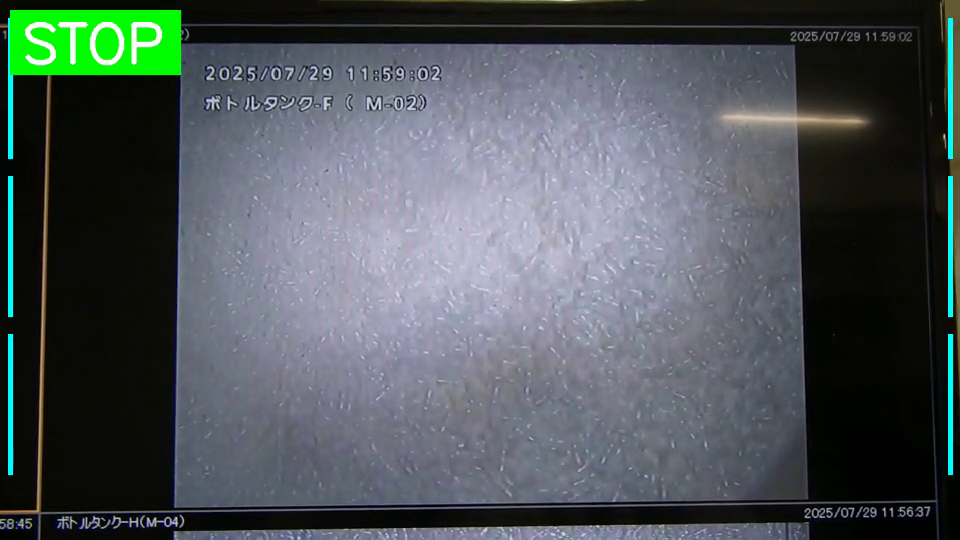
#> input picture frame 62 of 仮想環境実行_01_venv/GO_250811_002.mp4, 960 x 540 px, given in place of the camera
$ python HikeSabun_Kai.py 5
#> lines starting #> are read from the running program, lines starting #| are printed output that depends on the picture

######### *********************************************
### 背景差分で、背景を更新して、カメラのブレや、背景の変化に対応する
######### *********************************************

import numpy as np
import cv2
import sys

def main():
    # カメラオープン
    if len(sys.argv) == 1:
        cap = cv2.VideoCapture(0)
    else:
        try:
            cap = cv2.VideoCapture(int(sys.argv[1]))
        except:
            cap = cv2.VideoCapture(sys.argv[1])

    if not cap.isOpened():
        print("カメラが開けませんでした（権限 or 既に使用中の可能性）")
        return

    cap.set(cv2.CAP_PROP_FRAME_WIDTH, 640)
    cap.set(cv2.CAP_PROP_FRAME_HEIGHT, 480)  # ← 修正

    # 背景差分（MOG2）
    fgbg = cv2.createBackgroundSubtractorMOG2(
        history=500, varThreshold=16, detectShadows=True
    )

    # 1フレーム読み込み確認
    ret, frame = cap.read()
#> frame is the input picture: shape (540, 960, 3); mean B, G, R 89.2, 86, 78.2
    if not ret:
        print("最初のフレームが取得できませんでした")
        cap.release()
        return

    # ループ
    while True:
        ret, frame = cap.read()
        if not ret:
            print("フレーム取得失敗。終了します。")
            break

        gray = cv2.cvtColor(frame, cv2.COLOR_BGR2GRAY)
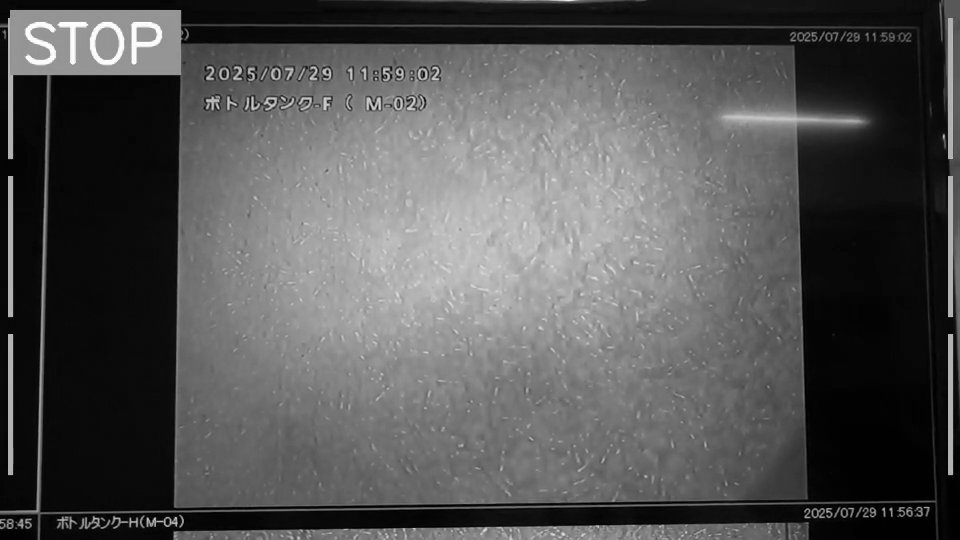
#> gray: shape (540, 960); min 0, max 255, mean 84.1
        cv2.imshow('frame', gray)

        # 背景差分
        sub = fgbg.apply(gray)
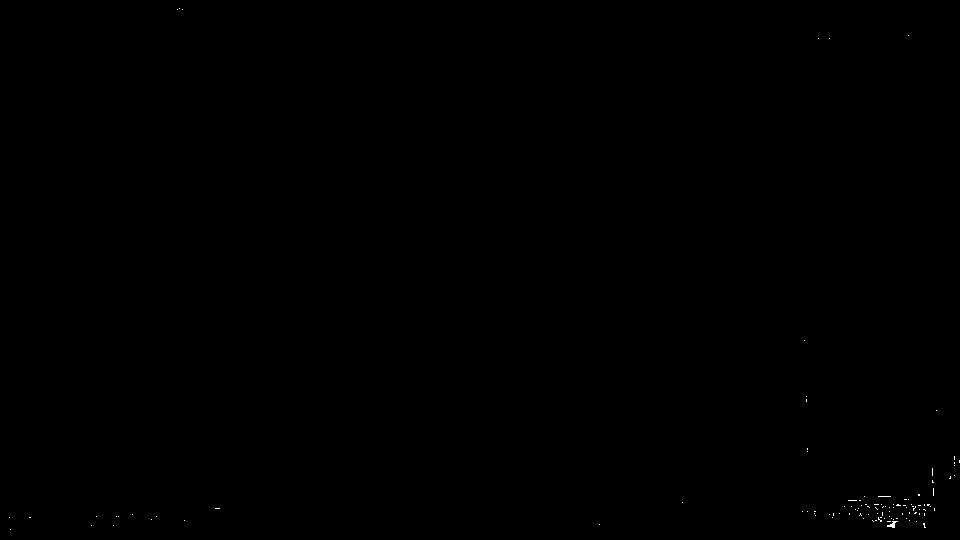
#> sub: shape (540, 960); values 127 (black) and 255 (white), 0.05% white in thin lines or dots
        cv2.imshow('sub', sub)

        # 'q'で終了
        k = cv2.waitKey(1)  # ← 修正
#> (key q is pressed here)
        if k == ord('q'):
            break

    cap.release()
    cv2.destroyAllWindows()

if __name__ == '__main__':
    main()
